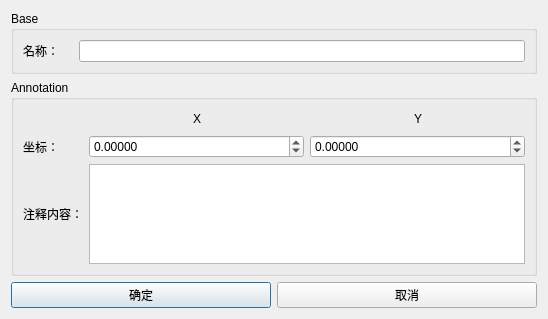
<?xml version="1.0" encoding="UTF-8"?>
<ui version="4.0">
 <class>Dialog</class>
 <widget class="QDialog" name="Dialog">
  <property name="geometry">
   <rect>
    <x>0</x>
    <y>0</y>
    <width>548</width>
    <height>319</height>
   </rect>
  </property>
  <property name="windowTitle">
   <string>Annotation</string>
  </property>
  <layout class="QGridLayout" name="gridLayout_3">
   <item row="0" column="0" colspan="2">
    <widget class="QGroupBox" name="groupBox_2">
     <property name="title">
      <string>Base</string>
     </property>
     <layout class="QGridLayout" name="gridLayout">
      <item row="0" column="0">
       <layout class="QHBoxLayout" name="horizontalLayout">
        <item>
         <widget class="QLabel" name="label_6">
          <property name="text">
           <string>名称：    </string>
          </property>
         </widget>
        </item>
        <item>
         <widget class="QLineEdit" name="le_name"/>
        </item>
       </layout>
      </item>
     </layout>
    </widget>
   </item>
   <item row="1" column="0" colspan="2">
    <widget class="QGroupBox" name="groupBox">
     <property name="title">
      <string>Annotation</string>
     </property>
     <layout class="QVBoxLayout" name="verticalLayout">
      <item>
       <layout class="QGridLayout" name="gridLayout_2">
        <item row="0" column="4">
         <spacer name="horizontalSpacer_8">
          <property name="orientation">
           <enum>Qt::Horizontal</enum>
          </property>
          <property name="sizeHint" stdset="0">
           <size>
            <width>40</width>
            <height>20</height>
           </size>
          </property>
         </spacer>
        </item>
        <item row="0" column="2">
         <widget class="QLabel" name="label_x">
          <property name="text">
           <string>X</string>
          </property>
         </widget>
        </item>
        <item row="0" column="6">
         <spacer name="horizontalSpacer_7">
          <property name="orientation">
           <enum>Qt::Horizontal</enum>
          </property>
          <property name="sizeHint" stdset="0">
           <size>
            <width>40</width>
            <height>20</height>
           </size>
          </property>
         </spacer>
        </item>
        <item row="1" column="0">
         <widget class="QLabel" name="label_5">
          <property name="text">
           <string>坐标：</string>
          </property>
         </widget>
        </item>
        <item row="2" column="1" colspan="6">
         <widget class="QTextEdit" name="te_annotation"/>
        </item>
        <item row="0" column="1">
         <spacer name="horizontalSpacer_5">
          <property name="orientation">
           <enum>Qt::Horizontal</enum>
          </property>
          <property name="sizeHint" stdset="0">
           <size>
            <width>40</width>
            <height>20</height>
           </size>
          </property>
         </spacer>
        </item>
        <item row="0" column="3">
         <spacer name="horizontalSpacer_6">
          <property name="orientation">
           <enum>Qt::Horizontal</enum>
          </property>
          <property name="sizeHint" stdset="0">
           <size>
            <width>40</width>
            <height>20</height>
           </size>
          </property>
         </spacer>
        </item>
        <item row="2" column="0">
         <widget class="QLabel" name="label_8">
          <property name="text">
           <string>注释内容：</string>
          </property>
         </widget>
        </item>
        <item row="0" column="5">
         <widget class="QLabel" name="label_y">
          <property name="text">
           <string>Y</string>
          </property>
         </widget>
        </item>
        <item row="1" column="1" colspan="3">
         <widget class="QDoubleSpinBox" name="point1_x">
          <property name="decimals">
           <number>5</number>
          </property>
          <property name="minimum">
           <double>-99999.000000000000000</double>
          </property>
          <property name="maximum">
           <double>99999.000000000000000</double>
          </property>
          <property name="singleStep">
           <double>0.010000000000000</double>
          </property>
         </widget>
        </item>
        <item row="1" column="4" colspan="3">
         <widget class="QDoubleSpinBox" name="point1_y">
          <property name="decimals">
           <number>5</number>
          </property>
          <property name="minimum">
           <double>-99999.000000000000000</double>
          </property>
          <property name="maximum">
           <double>99999.000000000000000</double>
          </property>
          <property name="singleStep">
           <double>0.010000000000000</double>
          </property>
         </widget>
        </item>
       </layout>
      </item>
     </layout>
    </widget>
   </item>
   <item row="2" column="0">
    <widget class="QPushButton" name="pb_ok">
     <property name="text">
      <string>确定</string>
     </property>
    </widget>
   </item>
   <item row="2" column="1">
    <widget class="QPushButton" name="pb_cancel">
     <property name="text">
      <string>取消</string>
     </property>
    </widget>
   </item>
  </layout>
 </widget>
 <tabstops>
  <tabstop>pb_ok</tabstop>
  <tabstop>pb_cancel</tabstop>
  <tabstop>le_name</tabstop>
  <tabstop>te_annotation</tabstop>
 </tabstops>
 <resources/>
 <connections/>
</ui>
